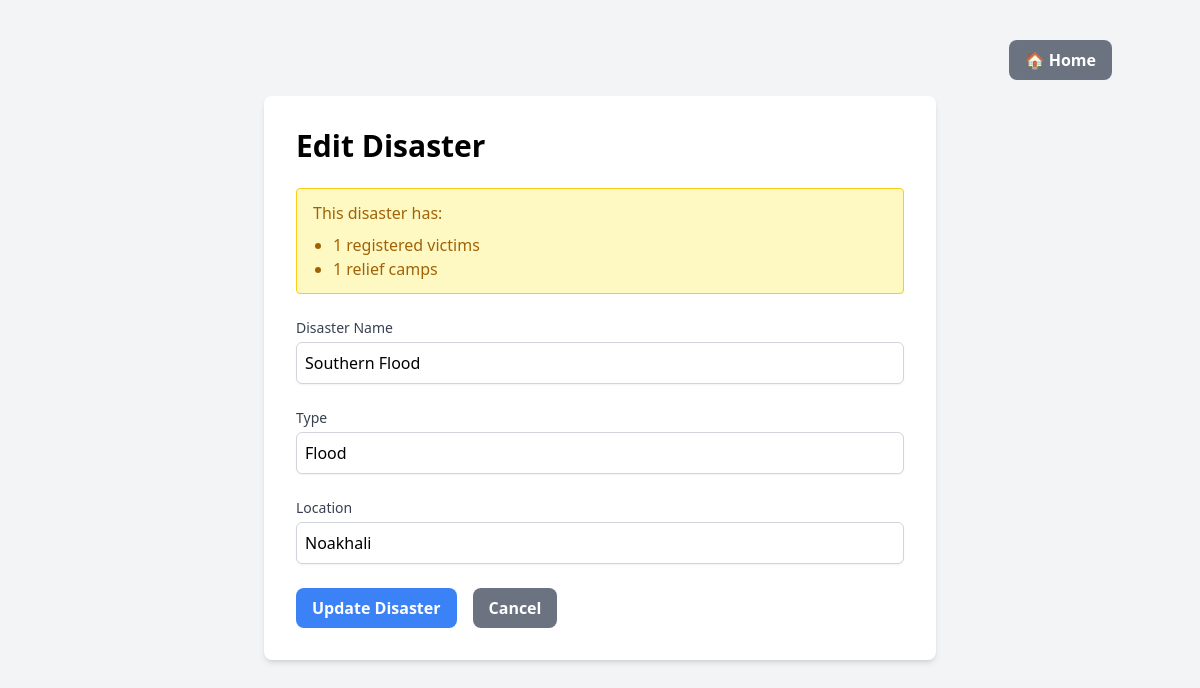
Screenshot of /edit_disaster.php?id=8 with the database file from the repository.
### tables this page shows
CREATE TABLE `disaster` (
  `id` int(11) NOT NULL,
  `name` varchar(255) NOT NULL,
  `type` varchar(100) DEFAULT NULL,
  `location` varchar(255) DEFAULT NULL
);

### public/edit_disaster.php (the view, shortened to what this page needs)
<?php
require_once '../includes/db_connect.php';
$id = isset($_GET['id']) ? intval($_GET['id']) : 0;
$sql = "SELECT d.*,
    (SELECT COUNT(*) FROM victim WHERE disaster_id = d.id) as victim_count,
    (SELECT COUNT(*) FROM Relief_Camp WHERE disaster_id = d.id) as camp_count
FROM Disaster d
WHERE d.id = ?";
$stmt = $conn->prepare($sql);
$stmt->bind_param("i", $id);
$stmt->execute();
$result = $stmt->get_result();
$disaster = $result->fetch_assoc();
?>
<!DOCTYPE html>
<html lang="en">
<head>
    <script src="https://cdn.tailwindcss.com"></script>
</head>
<body class="bg-gray-100">
    <div class="container mx-auto mt-10">
        <div class="flex justify-end mb-4">
            <a href="index.php" class="bg-gray-500 text-white font-bold py-2 px-4 rounded-lg hover:bg-gray-600">
                🏠 Home
            </a>
        </div>
        <div class="max-w-2xl mx-auto p-8 bg-white rounded-lg shadow-md">
            <h1 class="text-3xl font-bold mb-6">Edit Disaster</h1>
            <?php if ($disaster['victim_count'] > 0 || $disaster['camp_count'] > 0): ?>
            <div class="bg-yellow-100 border border-yellow-400 text-yellow-700 px-4 py-3 rounded relative mb-6">
                <p>This disaster has:</p>
                <ul class="list-disc ml-5 mt-2">
                    <?php if ($disaster['victim_count'] > 0): ?>
                        <li><?php echo $disaster['victim_count']; ?> registered victims</li>
                    <?php endif; ?>
                    <?php if ($disaster['camp_count'] > 0): ?>
                        <li><?php echo $disaster['camp_count']; ?> relief camps</li>
                    <?php endif; ?>
                </ul>
            </div>
            <?php endif; ?>
            <form action="process_edit_disaster.php" method="POST" class="space-y-6">
                <div>
                    <label for="name" class="block text-sm font-medium text-gray-700">Disaster Name</label>
                    <input type="text"
                           id="name"
                           name="name"
                           value="<?php echo htmlspecialchars($disaster['name']); ?>"
                           required
                           class="mt-1 block w-full rounded-md border-gray-300 shadow-sm p-2 border">
                </div>
                <div>
                    <label for="type" class="block text-sm font-medium text-gray-700">Type</label>
                    <input type="text"
                           id="type"
                           name="type"
                           value="<?php echo htmlspecialchars($disaster['type']); ?>"
                           list="disaster-types"
                           class="mt-1 block w-full rounded-md border-gray-300 shadow-sm p-2 border">
                </div>
                <div>
                    <label for="location" class="block text-sm font-medium text-gray-700">Location</label>
                    <input type="text"
                           id="location"
                           name="location"
                           value="<?php echo htmlspecialchars($disaster['location']); ?>"
                           class="mt-1 block w-full rounded-md border-gray-300 shadow-sm p-2 border">
                </div>
                <div class="flex gap-4">
                    <button type="submit" class="bg-blue-500 text-white font-bold py-2 px-4 rounded-lg hover:bg-blue-600">
                        Update Disaster
                    </button>
                    <a href="index.php" class="bg-gray-500 text-white font-bold py-2 px-4 rounded-lg hover:bg-gray-600">
                        Cancel
                    </a>
                </div>
            </form>
        </div>
    </div>
</body>
</html>

### rows the page displays
disaster: name "Southern Flood", type "Flood", location "Noakhali"

### other values shown
$disaster['victim_count'] "1"
$disaster['camp_count'] "1"
